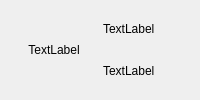
<?xml version="1.0" encoding="UTF-8"?>
<ui version="4.0">
 <class>Form</class>
 <widget class="QWidget" name="Form">
  <property name="geometry">
   <rect>
    <x>0</x>
    <y>0</y>
    <width>200</width>
    <height>100</height>
   </rect>
  </property>
  <property name="windowTitle">
   <string>Form</string>
  </property>
  <layout class="QHBoxLayout" name="horizontalLayout_2">
   <item>
    <widget class="QLabel" name="ImageLabel">
     <property name="text">
      <string>TextLabel</string>
     </property>
     <property name="alignment">
      <set>Qt::AlignmentFlag::AlignCenter</set>
     </property>
    </widget>
   </item>
   <item>
    <layout class="QVBoxLayout" name="verticalLayout">
     <item>
      <widget class="QLabel" name="TrackNameLabel">
       <property name="text">
        <string>TextLabel</string>
       </property>
      </widget>
     </item>
     <item>
      <widget class="QLabel" name="ArtistNameLabel">
       <property name="text">
        <string>TextLabel</string>
       </property>
      </widget>
     </item>
    </layout>
   </item>
  </layout>
 </widget>
 <resources/>
 <connections/>
</ui>
